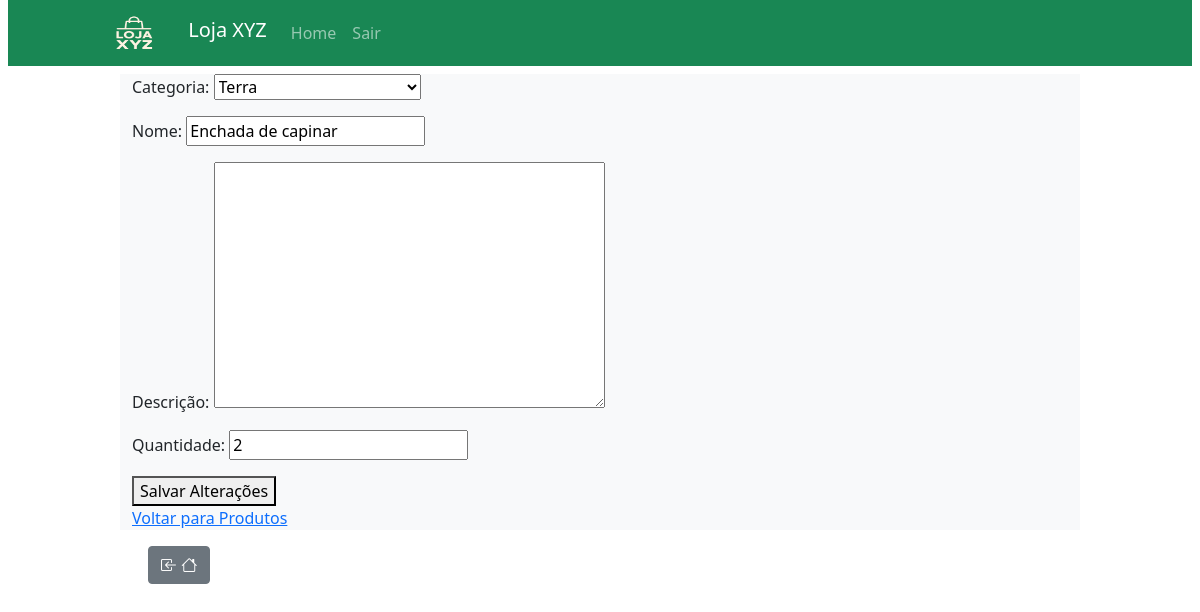
Before: /produto/3/editar (signed in) with the older database file.
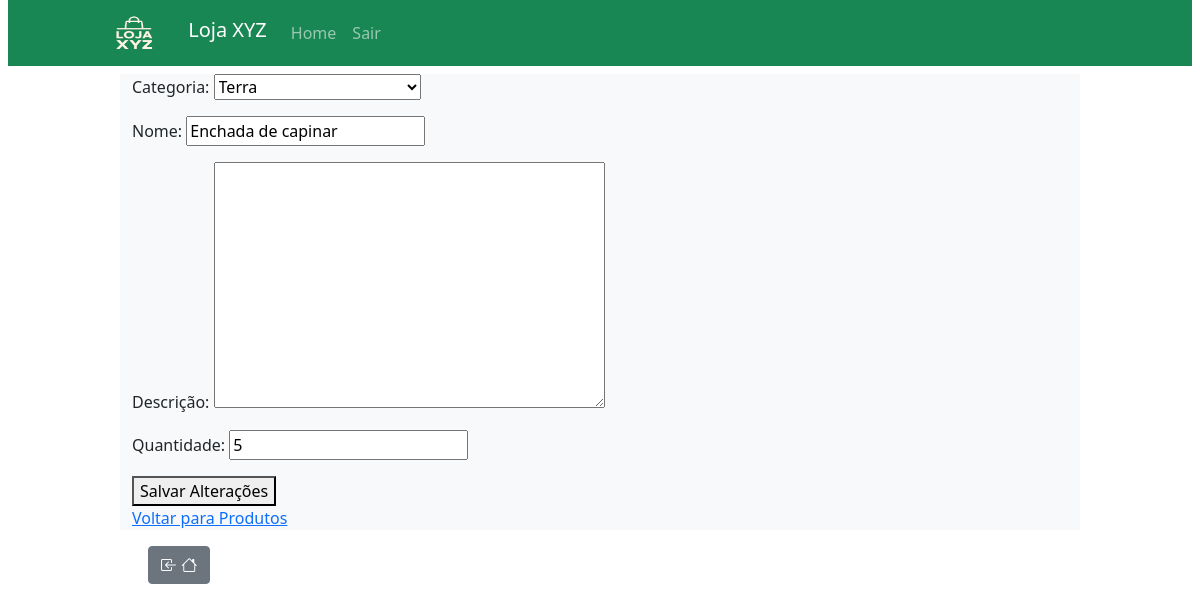
After: the same page with the newer database file.
### estoque_app/models.py (models this page shows, shortened)
class Categoria(models.Model):
    nome = models.CharField(max_length=100)
    descricao = models.TextField(blank=True, null=True)
    def __str__(self):
        return self.nome

class Produto(models.Model):
    nome = models.CharField(max_length=100)
    descricao = models.TextField(blank=True, null=True)
    quantidade_estoque = models.IntegerField()
    categoria = models.ForeignKey(Categoria, on_delete=models.CASCADE, related_name='produtos')

### estoque_app/views.py (the view)
# urls.py: path('produto/<produto_id>/editar', views.editar_produto, name='editar_produto'),
@login_required
def editar_produto(request, produto_id):
    produto = Produto.objects.get(id=produto_id)
    if request.method == 'POST':
        form = ProdutoForm(data=request.POST, instance=produto)
        if form.is_valid():
            form.save()
            return HttpResponseRedirect(reverse('produtos'))
    else:
        form = ProdutoForm(instance=produto)
    contexto = {'form': form, 'produto': produto}
    return render(request, 'produto/editar_produto.html', contexto)

### estoque_app/forms.py
class ProdutoForm(forms.ModelForm):
    categoria = forms.ModelChoiceField(queryset=Categoria.objects.all().order_by('nome'), empty_label='Selecione uma categoria')
    class Meta:
        model = Produto
        fields = [
            'categoria',
            'nome',
            'descricao',
            'quantidade_estoque'
            ]
        labels = {
            'categoria':'Categoria',
            'nome':'Nome',
            'descricao':'Descrição',
            'quantidade_estoque':'Quantidade'
            }

### estoque_app/templates/produto/editar_produto.html (shortened to what this page needs)
{% extends 'base.html' %}
{% block conteudo %}
    <form action="{% url 'editar_produto' produto.id %}" method="post" class="form">
        {{ form.as_p }}
        <button type="submit">Salvar Alterações</button>
    </form>
    <a href="{% url 'produtos' %}">Voltar para Produtos</a>
{% endblock %}

Changed rows visible on the page:
changed Produto "Terra": quantidade_estoque "2" → "5"
